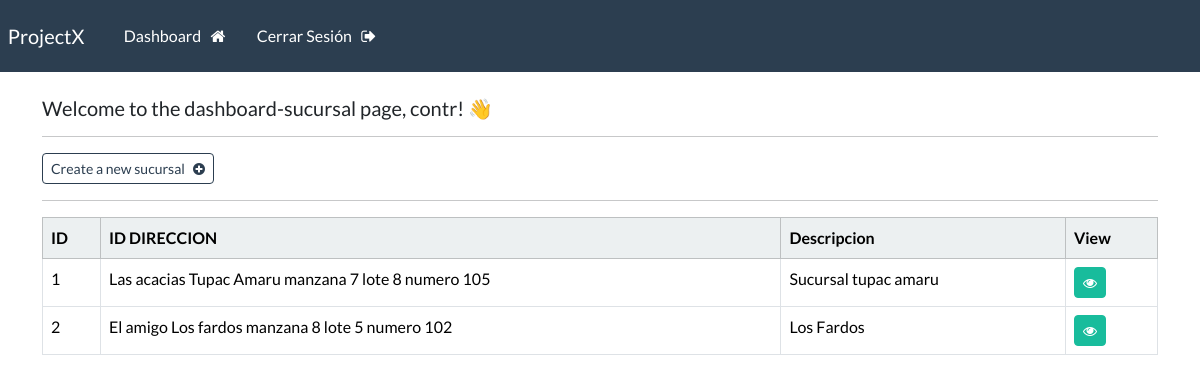
The page /dashboard-sucursal (signed in) on the database its author committed.
### webapp/models.py (models this page shows, shortened)
class Sucursal(models.Model):
    id_direccion = models.ForeignKey(Direccion, on_delete=models.CASCADE)
    descripcion = models.CharField(max_length=100)

class Direccion(models.Model):
    id_tipozona = models.ForeignKey(TipoZona, on_delete=models.CASCADE)
    id_tipovia = models.ForeignKey(TipoVia, on_delete=models.CASCADE)
    id_ubigeo = models.ForeignKey(Ubigeo, on_delete=models.CASCADE)
    nombre_zona = models.CharField(max_length=100)
    nombre_via = models.CharField(max_length=100)
    manzana = models.CharField(max_length=2)
    lote = models.CharField(max_length=2)
    numero = models.CharField(max_length=6)
    def __str__(self):
        return self.nombre_zona + ' ' + self.nombre_via + ' manzana ' +self.manzana +  '  lote ' + self.lote + ' numero ' + self.numero

### webapp/views.py (the view)
# urls.py: path('dashboard-sucursal', views.dashboard_sucursal, name="dashboard-sucursal"),
@login_required(login_url='my-login')
def dashboard_sucursal(request):
    sucursales = Sucursal.objects.all()
    context = {'sucursales': sucursales}
    return render(request, 'webapp/dashboard-sucursal.html', context=context)

### webapp/templates/webapp/dashboard-sucursal.html
{% extends 'webapp/base.html' %}
{% block content %}
    <h5> Welcome to the dashboard-sucursal page, {{user}}! 👋</h5>
    <hr>
    <a class="btn btn-outline-primary btn-sm" href="{% url 'create-sucursal' %}">
        Create a new sucursal &nbsp; <i class="fa fa-plus-circle" aria-hidden="true"></i>
    </a>
    <hr>
        <table class="table table table-hover table-bordered">
            <thead class="table-light">
                <tr>
                    <th scope="col"> ID </th>
                    <th scope="col"> ID DIRECCION  </th>
                    <th scope="col"> Descripcion </th>
                    <th scope="col"> View </th>
                </tr>
            </thead>
            <tbody>
            {% if sucursales %}
                {% for sucursal in sucursales %}
            <tr>
                <td> {{sucursal.id}} </td>
                <td> {{sucursal.id_direccion}} </td>
                <td> {{sucursal.descripcion}} </td>
                <td> <a class="btn btn-success btn-sm" href="{% url 'sucursal' sucursal.id %}"> <i class="fa fa-eye" aria-hidden="true"></i> </a></td>
            </tr>
            {% endfor %}
        {% endif %}
        </tbody>
    </table>
{% endblock %}

### rows shown on the page
Sucursal: id "1", id_direccion "Las acacias Tupac Amaru manzana 7 lote 8 numero 105", descripcion "Sucursal tupac amaru"
Sucursal: id "2", id_direccion "El amigo Los fardos manzana 8 lote 5 numero 102", descripcion "Los Fardos"

### other values the page prints
{{ user }} "contr"
